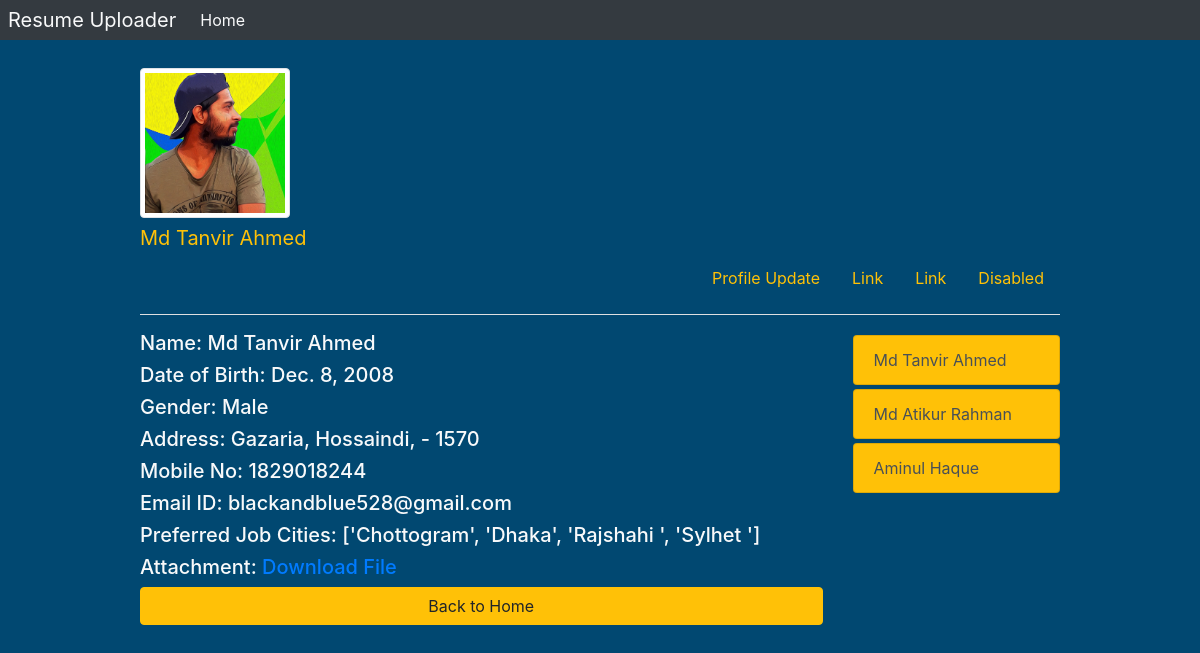
Page /candidate/1/ on the committed database.
### resume/models.py (models this page shows, shortened)
class Resume(models.Model):
    name = models.CharField(max_length=100)
    dob = models.DateField(auto_now=False, auto_now_add=False)
    gender = models.CharField(choices=choice_state.CHOICE_GENDER, max_length=100)
    locality = models.CharField(max_length=150)
    city = models.CharField(max_length=100)
    pin = models.PositiveIntegerField()
    district = models.CharField(choices=choice_state.STATE_CHOICE, max_length=150)
    mobile = models.PositiveIntegerField()
    email = models.EmailField()
    job_city = models.CharField(max_length=100)
    profile_image = models.ImageField(upload_to='profile_image', blank=True)
    my_file = models.FileField(upload_to='document', blank=True)

### resume/views.py (the view)
# urls.py: path('candidate/<str:pk>/', views.CandidateView.as_view(), name='candidate'),
class CandidateView(View):
    def get(self,request, pk):
        candi = Resume.objects.all()
        candidate = Resume.objects.get(id=pk)
        context= {
            'candidate':candidate,
            'candis':candi,
        }
        return render(request, 'resume/candidate.html',context)

### resume/templates/resume/candidate.html (shortened to what this page needs)
{% extends 'resume/base.html' %}
{% load static %}
{% block content %}
<div class="container">
    <div class="row">
        <div class="col-md-10 py-1 m-auto profile-home text-light ">
            <div class="profile-pic rounded-circle">
                <img src="{{candidate.profile_image.url}}" alt="" class="img-fluid img-thumbnail float-end mt-4" width="150" height="150">
            </div>
            <div class="row">
                <div class="col-md-12 menu">
                    <div class="navbar-brand text-warning">
                        {{candidate.name}}
                    </div>
                    <ul class="nav justify-content-end">
                        <li class="nav-item">
                            <a class="nav-link text-warning active" href="#">Profile Update</a>
                        </li>
                        <li class="nav-item">
                            <a class="nav-link text-warning" href="#">Link</a>
                        </li>
                        <li class="nav-item">
                            <a class="nav-link text-warning" href="#">Link</a>
                        </li>
                        <li class="nav-item">
                            <a class="nav-link text-warning " href="#">Disabled</a>
                        </li>
                    </ul>
                </div>
            </div>
            <hr class="bg-light">
            <div class="row">
                <div class="col-md-9">
                    <p class="h5">Name: {{candidate.name}}</p>
                    <p class="h5">Date of Birth: {{candidate.dob}}</p>
                    <p class="h5">Gender: {{candidate.gender}}</p>
                    <p class="h5">Address: {{candidate.locality}}, {{candidate.city}}, {{candidate.state}} - {{candidate.pin}}</p>
                    <p class="h5">Mobile No: {{candidate.mobile}}</p>
                    <p class="h5">Email ID: {{candidate.email}}</p>
                    <p class="h5">Preferred Job Cities: {{candidate.job_city}}</p>
                    <p class="h5">Attachment: <a href="{{candidate.my_file.url}}">Download File</a></p>
                    <div class="text-center">
                        <a href="/" class="btn btn-warning mb-3 btn-block">Back to Home</a>
                    </div>
                </div>
                <div class="col-md-3">
                    {% for candi in candis %}
                    <div class="list-group-sm">
                        <a href="{% url 'candidate' candi.id %}" class="list-group-item list-group-item-action my-1 bg-warning">
                            {{candi.name}}
                        </a>
                    </div>
                    {% endfor %}
                </div>
            </div>
        </div>
    </div>
</div>
{% endblock content %}

### resume/templates/resume/base.html (shortened to what this page needs)
<!DOCTYPE html>
{% load static %}
<html lang="en">
<head>
    <link rel="stylesheet" href="//code.jquery.com/ui/1.13.1/themes/base/jquery-ui.css">
    <link rel="stylesheet" href="/resources/demos/style.css">
    <link rel="stylesheet" href="https://maxcdn.bootstrapcdn.com/bootstrap/4.0.0/css/bootstrap.min.css">
    <link rel="stylesheet" href="{% static 'resume/style.css' %}">
</head>
<body>
    <nav class="nav navbar-expand navbr-dark bg-dark px-2 sticky-top ">
        <a href="/" class="navbar-brand text-light">Resume Uploader</a>
        <ul class="navbar-nav">
            <li class="nav-nav-item">
                <a href="/" class="nav-link text-light">Home</a>
            </li>
        </ul>
    </nav>
    {% block content %}
    {% endblock content %}
</body>
</html>

### resume/static/resume/style.css (style rules this page uses)
html { scroll-behavior: smoth; }
body { background-color: #014871; }

### rows in the picture
Resume: profile_image (picture), name "Md Tanvir Ahmed", dob "Dec. 8, 2008", gender "Male", locality "Gazaria", city "Hossaindi", pin "1570", mobile "1829018244", email "blackandblue528@gmail.com", job_city "['Chottogram', 'Dhaka', 'Rajshahi ', 'Sylhet ']"
Resume: name "Md Atikur Rahman"
Resume: name "Aminul Haque"
